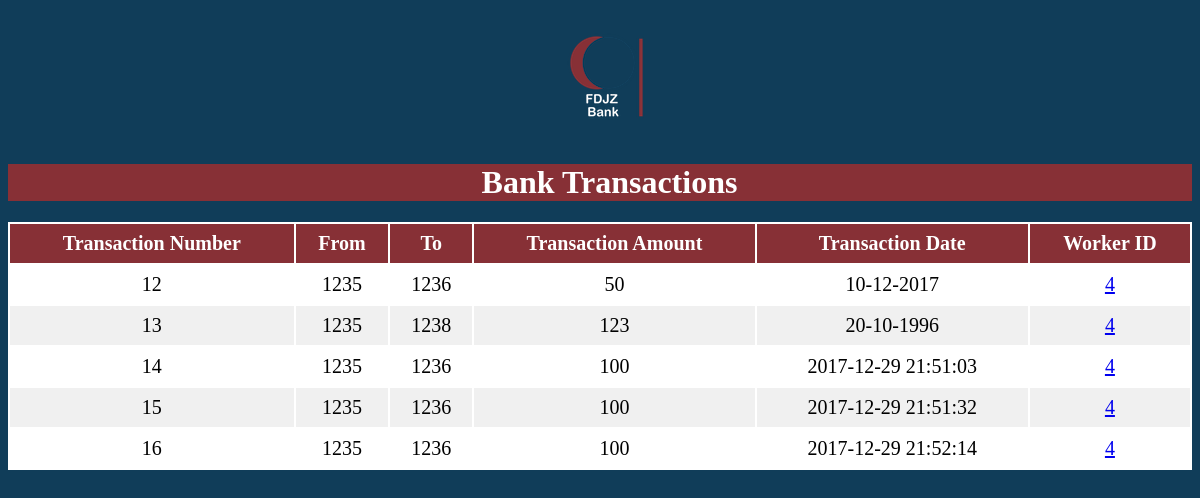
Page /Worker/php/ViewSpecificTransaction.php?id=1002 on the earlier database version.
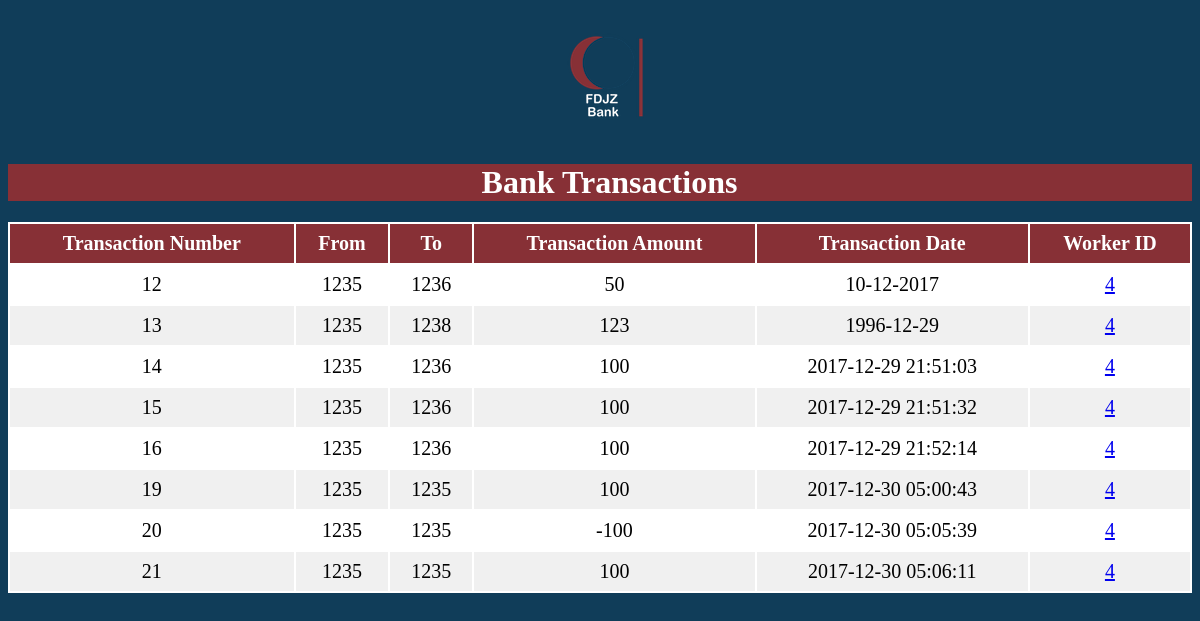
Same page on the later database version.
### tables this page shows
CREATE TABLE `TRANSACTIONS` (
  `TransactionID` int(11) NOT NULL,
  `FromAccount` int(11) NOT NULL,
  `ToAccount` int(11) NOT NULL,
  `Amount` float DEFAULT NULL,
  `TransactionDate` varchar(50) DEFAULT NULL,
  `WorkerID` int(11) NOT NULL
);

### Worker/ClassesGedida/dbconnect.php (called while the page is built, shortened)
<?php
  class dbconnect
  {
      private $servername;
      private $username;
      private $password;
      private $db;
      private $con;
      function __construct()
      {
          $this->servername = "localhost";
          $this->username = "root";
          $this->password = "";
          $this->db = "FDJZ";
          $this->con = $this->Connect();
      }
      function connect()
      {
          $this->con = mysqli_connect($this->servername, $this->username, $this->password, $this->db);
          if ($this -> con ->connect_error)
          {
              die("Failed to connect: " .$this->con->connect_error);
          }
          else
          {
              return $this->con;
          }
      }
      function executesql($sql)
      {
        $result = mysqli_query($this->con, $sql);
        if($result == TRUE)
              {
          return $result;
        }
        else
              {
          echo "Error executing SQL statement: " .$this->con->error;
        }
      }
  }
?>

### Worker/ClassesGedida/Transactions.php (the view, shortened to what this page needs)
<?php
require_once "../ClassesGedida/dbconnect.php";
  class Transactions
  {
      function viewTransactionsBySpecificCustomer($id){
      			$db = new dbconnect;
      			$db->connect();
      			$sql = "SELECT * FROM `TRANSACTIONS`, bank_accounts
      							WHERE  bank_accounts.UserID = '$id'
      							AND FromAccount = bank_accounts.AccountNumber
      							";
      			$result = $db->executesql($sql);
      			foreach($result as $row){
      					echo'<tr>';
      					echo'<td>'.$row['TransactionID'].'</td>';
      					echo'<td>'.$row['FromAccount'].'</td>';
      					echo'<td>'.$row['ToAccount'].'</td>';
      					echo'<td>'.$row['Amount'].'</td>';
      					echo'<td>'.$row['TransactionDate'].'</td>';
      					echo'<td><a href="WorkerReportFromTransaction.php?id='.$row['WorkerID'].'">'.$row['WorkerID'].'</a></td>';
      					echo'</tr>';
      			}
	  }
    }
?>

Differences in the rows shown:
changed transactions id 13: TransactionDate "20-10-1996" → "1996-12-29"
added transactions: TransactionID "19", FromAccount "1235", ToAccount "1235", Amount "100", TransactionDate "2017-12-30 05:00:43", WorkerID "4"
added transactions: TransactionID "20", FromAccount "1235", ToAccount "1235", Amount "-100", TransactionDate "2017-12-30 05:05:39", WorkerID "4"
added transactions: TransactionID "21", FromAccount "1235", ToAccount "1235", Amount "100", TransactionDate "2017-12-30 05:06:11", WorkerID "4"
